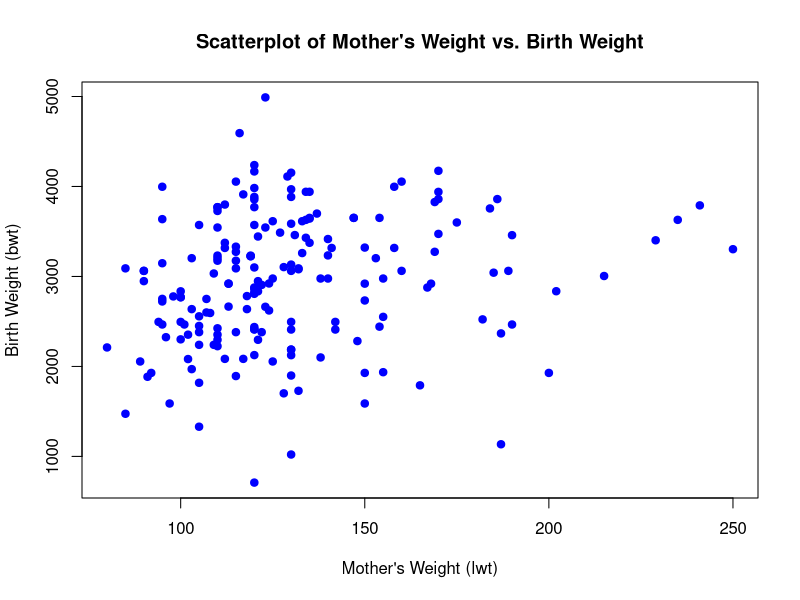
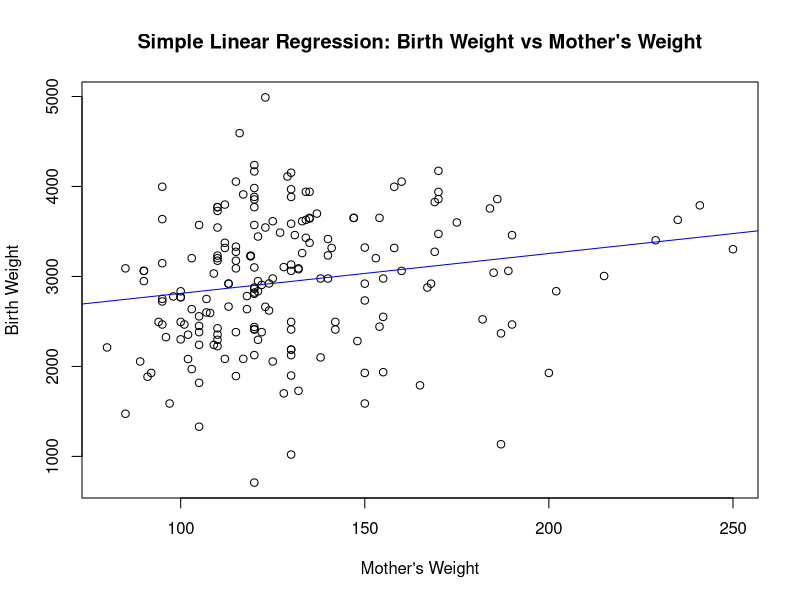

Recreate these plots in R, in order. (Note: this script raises an error after producing the figures.)

  
  # Load Libraries
library(MASS)
library(corrplot)
library(tidyverse)

# Load and Inspect Dataset
data("birthwt", package = "MASS")
birthwt <- birthwt %>%
  mutate(race = as.factor(race), 
         smoke = as.factor(smoke), 
         ht = as.factor(ht), 
         ui = as.factor(ui))

# View the first few rows
head(birthwt)

### Correlation Analysis

# Pearson Correlation between 'bwt' (birth weight) and 'lwt' (mother's weight)
correlation_pearson <- cor(birthwt$bwt, birthwt$lwt, method = "pearson")
cat("Pearson Correlation between birth weight and mother's weight:", correlation_pearson, "\n")

# Spearman Rank Correlation between 'bwt' and 'age' (mother's age)
correlation_spearman <- cor(birthwt$bwt, birthwt$age, method = "spearman")
cat("Spearman Correlation between birth weight and mother's age:", correlation_spearman, "\n")


# Visualizing cirrekatuib
# Plot a scatterplot between bwt (birth weight) and lwt (mother's weight)
plot(birthwt$lwt, birthwt$bwt,
     xlab = "Mother's Weight (lwt)",
     ylab = "Birth Weight (bwt)",
     main = "Scatterplot of Mother's Weight vs. Birth Weight",
     pch = 19,      # Set point shape
     col = "blue")  # Set point color

### Simple Linear Regression

# Simple Linear Regression: bwt ~ lwt
simple_lm <- lm(bwt ~ lwt, data = birthwt)
summary(simple_lm)

# Plot the regression line
plot(birthwt$lwt, birthwt$bwt, main = "Simple Linear Regression: Birth Weight vs Mother's Weight", 
     xlab = "Mother's Weight", ylab = "Birth Weight")
abline(simple_lm, col = "blue")

### Assumptions of Multiple Linear Regression

# Linearity Check: Residuals vs Fitted Values Plot
plot(multiple_lm$fitted.values, residuals(multiple_lm), 
     main = "Residuals vs Fitted", xlab = "Fitted values", ylab = "Residuals")
abline(h = 0, col = "red")

# Normality Check: QQ Plot of Residuals
qqnorm(residuals(multiple_lm))
qqline(residuals(multiple_lm), col = "blue")

### Multiple Linear Regression

# Multiple Linear Regression: bwt ~ lwt + age + smoke
multiple_lm <- lm(bwt ~ lwt + age + smoke, data = birthwt)
summary(multiple_lm)



# Coefficient of Determination (R²)
cat("R-squared:", summary(multiple_lm)$r.squared, "\n")

### Logistic Regression (Binary Outcome Example)

# Create binary outcome for low birth weight (1 if < 2500 grams, otherwise 0)
birthwt$low_bwt <- ifelse(birthwt$bwt < 2500, 1, 0)

# Logistic Regression: Predict low birth weight based on mother's weight and smoking status
logistic_model <- glm(low_bwt ~ lwt + smoke, data = birthwt, family = binomial)
summary(logistic_model)

# Interpret the coefficients as odds ratios
exp(coef(logistic_model))  # Odds Ratios

